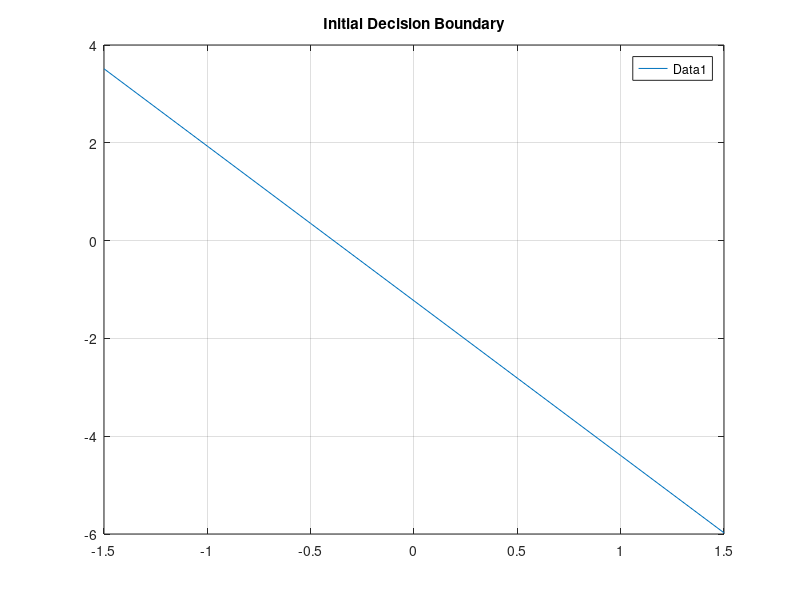

MATLAB code to generate this figure: (Note: this script raises an error after producing the figure.)
%% PRACTICE 14.7. Linear Classification and Evolution of the Decision Boundary

clc; close all;
% Data:
x = [1   -0.8  -1.4  0.9 1.3 0.5 0.1 1.3 1.2;  -1.4 -0.7   2.3 -2.2 1.5 0.4 0.4 1.2 0.8];
t = [0 0 0 0 1 1 1 1 1]; % desired outputs
w = rand(1,2); % randomly generated weights
b = rand;      % randomly generated bias

plot(x(1,1:4), x(2,1:4), '*'); hold on
plot(x(1,5:9), x(2,5:9), '+'); hold on
axis([-3 3 -3 3]); hold 
X = -1.5:0.5:1.5;
Y = (-b - w(1)*X) ./ w(2); % decision boundary equation
plot(X, Y);hold;
title('Initial Decision Boundary')
legend('Data1','Data2','Boundary')
grid on

% Create VideoWriter object:
video_evolution = VideoWriter('decisionBoundary2D');
video_evolution.FrameRate = 1;
open(video_evolution);

% Try 40 epochs (iterations) to check if it converges
figure
for j = 1:40
    y = step_unit (w*x + b);
    if all(t == y)
        break
    end
    w = w + (t - y)*x';
    b = b + (t - y)*ones(length(x),1);
    plot(x(1,1:4), x(2,1:4), '*'); hold on
    plot(x(1,5:9), x(2,5:9), '+'); hold on
    axis([-3 3 -3 3]); hold on
    X = -3:0.5:3;
    Y = (-b - w(1)*X) ./ w(2);
    plot(X, Y); hold
    title(' Evolution of the Decision Boundary')
    legend('Data1','Data2','Boundary')
    grid on
    M = getframe(gcf); % capture a frame from the current figure
    writeVideo(video_evolution, M); % save the frame in the video object
end
if j == 40
    fprintf('Solution not found.\n')
else
    fprintf('Solution found in %i epochs.\n', j)
end
y = step_unit(w*x + b);
close(video_evolution)
